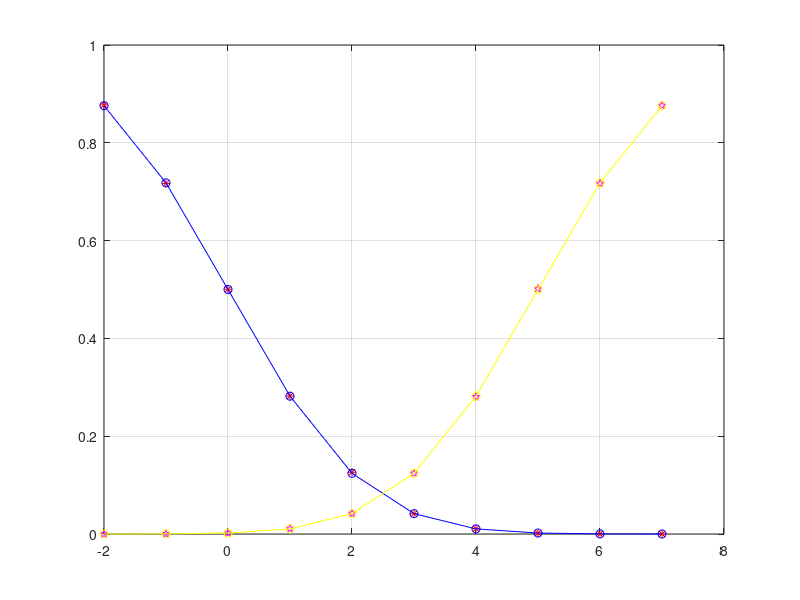
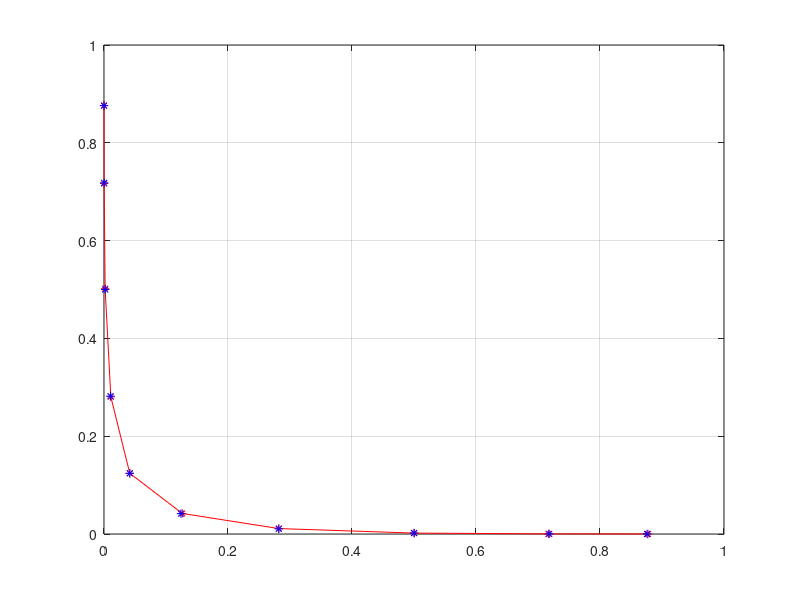

Write the MATLAB code that produced these figures, in order.
clc;clear all; close all;

%% uniform random variable, 
%x vary uniformly between a and b (a<b). 
%f(x)=1/(b-a)
% 
% L=1e5;
% a=1;
% b=3;
% x= a+(b-a)*rand(1,L); %generates uniformly random variabe between 1 and 3.
% [N,X]=hist(x,10);
% plot(X,N/sum(N))
% ylim([0 1])
% xlim([0 5])

%% Normal (Gauessian) Random Variable
% randn generates standard normal variables (meam=mu, varaince=nvar)
% L=1e5;
% mu=2;
% nvar=9;
% nstd=sqrt(nvar);
% x= mu+sqrt(nvar)*randn(1,L); 
% [N,X]=hist(x,20);
% 
% T=7; %finf the prob that P(x>T)
% [u,v]=find(x>T);
% P_sim= length(v)/L;
% P_theo=qfunc((T-mu)/nstd);
% 
% alpha_val=0.1 %finf the value of T where P(X>T)=alpha_val
% %qfunc((T-mu)/nstd)= alpha_val
% %qfuncinv(alpha_val)=T-mu)/nstd
% T2=nstd*qfuncinv(alpha_val)+mu;
% [u,v]=find(x>T2);
% P_verif= length(v)/L;


%% consider on-off transmission Bit0-->r=n, Bit1-->r=A+n
%radar detection
%a0:Aircraft absent, r=n
%H1: aircraft presence, r=A+n
%n~N(0,nvar)
T_vec= -2:7;
c=1;
while c<=length(T_vec)
    L=1e5;
    A=5;
    T=T_vec(c);
    nvar=3;
    nstd=sqrt(nvar);
    n=nstd*randn(1,L); 
    %under H0,
    r0=n;
    [u0,v0]=find(r0>T);
    P_FA_sim(c)=length(v0)/L;
    P_FA_theo(c)=qfunc((T-0)/nstd);
    %under H1,
    r1=A+n;
    [u1,v1]=find(r1<T);
    P_Miss_sim(c)=length(v1)/L;
    P_Miss_theo(c)=1-qfunc((T-A)/nstd);
    P_Det_sim(c)=1-P_Miss_sim(c);
    P_Det_theo(c)=1-P_Miss_theo(c);
    c=c+1;
end
figure(1)
 plot(T_vec,P_FA_sim,'r*',T_vec,P_FA_theo,'b-o')
 hold on
  plot(T_vec,P_Miss_sim,'mp',T_vec,P_Miss_theo,'y-o')
  grid on
  
  figure(2)
  plot(P_FA_sim,P_Miss_sim,'r-*')
  hold on
   plot(P_FA_theo,P_Miss_theo,'b*')
   grid on